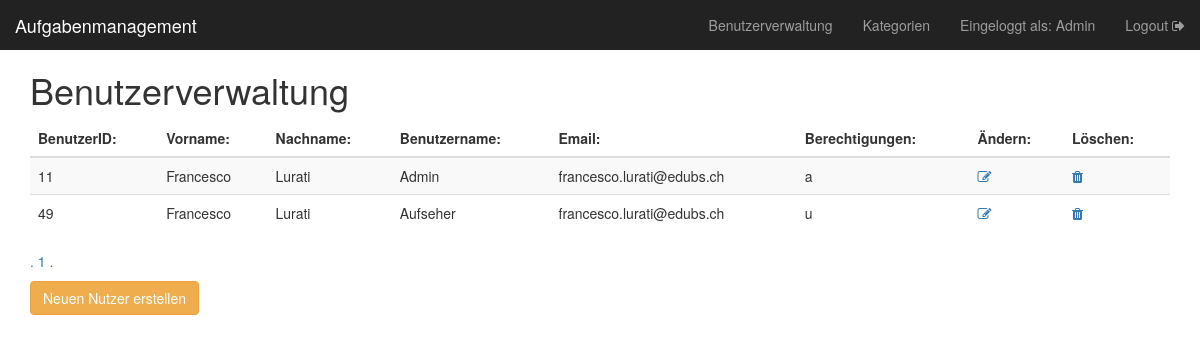
The page /login/admin.php (signed in) on the database its author committed.
### tables this page shows
CREATE TABLE `users` (
  `id` int(30) NOT NULL AUTO_INCREMENT,
  `firstname` varchar(30) NOT NULL,
  `lastname` varchar(30) NOT NULL,
  `username` varchar(30) NOT NULL,
  `password` varchar(255) NOT NULL,
  `email` varchar(100) NOT NULL,
  `perms` varchar(20) NOT NULL,
  PRIMARY KEY (`id`)
);

### login/admin.php (the view, shortened to what this page needs)
<?php
include "dbconnector.inc.php";
?>
<!DOCTYPE html>
<html lang="en"><head><meta http-equiv="Content-Type" content="text/html; charset=UTF-8">
    <link rel="stylesheet" href="font-awesome/css/font-awesome.min.css">
    <link href="./Dashboard Template for Bootstrap_files/bootstrap.min.css" rel="stylesheet">
    <link href="./Dashboard Template for Bootstrap_files/ie10-viewport-bug-workaround.css" rel="stylesheet">
    <link href="./Dashboard Template for Bootstrap_files/dashboard.css" rel="stylesheet">
  </head>
  <body>
  <nav class="navbar navbar-inverse navbar-fixed-top">
      <div class="container-fluid">
        <div class="navbar-header">
          <a class="navbar-brand" href="#">Aufgabenmanagement</a>
        </div>
        <div id="navbar" class="navbar-collapse collapse">
          <ul class="nav navbar-nav navbar-right">
            <?php
            if(isset($_SESSION['perms'])){
              echo "
              <li><a href='admin.php'>Benutzerverwaltung</a></li>
              <li><a href='kategorien.php'>Kategorien</a></li>
              ";
            }
              ?>
              <li><a>Eingeloggt als: <?php echo $_SESSION['username']  ?> </a></li>
            <li><a href='logout.php'>Logout <i class="fa fa-sign-out" aria-hidden="true"></i></a></li>
          </ul>
        </div>
      </div>
    </nav>
    <div class="container">
      <h1>Benutzerverwaltung</h1>
      <div class="table-responsive">
            <table class="table table-striped">
              <thead>
                <tr>
                  <th>BenutzerID:</th>
                  <th>Vorname:</th>
                  <th>Nachname:</th>
                  <th>Benutzername:</th>
                  <th>Email:</th>
                  <th>Berechtigungen:</th>
                  <th>Ändern:</th>
                  <th>Löschen:</th>
                </tr>
              </thead>
              <tbody>
<?php
            $sql = "SELECT * FROM users";
            $result = $mysqli->query($sql);
            $countTotal = $result->num_rows;
            $countPerPage = 15;
            $numberOfPages= ceil($countTotal/$countPerPage);
            if(!isset($_GET['page'])){
              $page= 1;
            } else {
              $page = $_GET['page'];
            }
            $limitNr1 = (($page-1)*$countPerPage);
            $sql="select * from users Limit ".$limitNr1.", ".$countPerPage." ;";
            $result = $mysqli->query($sql);
            while($rows = $result->fetch_assoc()) {
              echo  "<tr><td>". $rows['id']."</td><td>".$rows['firstname'] ."</td><td>".$rows['lastname']."</td><td>".$rows['username']."</td><td>".$rows['email']."</td><td>".$rows['perms']."</td><td><a href='edit_user.php?usernr=".$rows['id']."'> <i class='fa fa-pencil-square-o' aria-hidden='true'></i>  </a> </td><td> <a href='delete_user.php?usernr=".$rows['id']."'>  <i class='fa fa-trash' aria-hidden='true'></i> </a></td></tr>";
          }
						?>
              </tbody>
            </table>
            <?php
            for ($page=1;$page<=$numberOfPages;$page++) {
              echo "<a href='admin.php?page=". $page ."'> . $page .  </a>";
            }
            ?>
            <a href='admin2.php' class="btn btn-warning"> Neuen Nutzer erstellen  </a>
          </div>
        </div>
        </body>
</html>

### rows shown on the page
users: id "11", firstname "Francesco", lastname "Lurati", username "Admin", email "francesco.lurati@edubs.ch", perms "a"
users: id "49", firstname "Francesco", lastname "Lurati", username "Aufseher", email "francesco.lurati@edubs.ch", perms "u"

### other values the page prints
$_SESSION['username'] "Admin"
